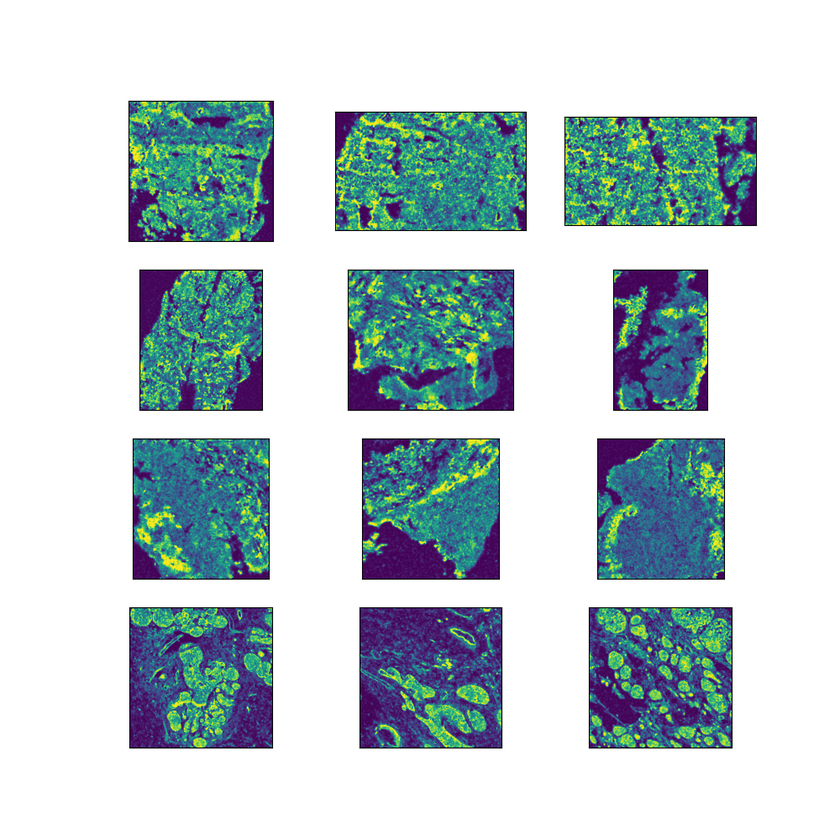
#> input picture cd38.png, 840 x 840 px, shrunk from 1000 x 1000 before the run, given in place of CD38.tiff, which was not available
$ jupyter execute --allow-errors Untitled.ipynb
#> lines starting #> are read from the running program, lines starting #| are printed output that depends on the picture; pictures that were not available may be replaced by others from this repository, and a replacement may not be noted
[cell 1]
import pandas as pd
from  imc_preprocessing.utils import load_config
import itertools

#> (a cell that did not finish here is left out)

#> (a cell that did not finish here is left out)

#> (a cell that did not finish here is left out)

[cell 5]
import numpy as np
import os
from os import PathLike
from pathlib import Path
from readimc import MCDFile, TXTFile
from collections import defaultdict
import pandas as pd
from typing import Any, Dict, Generator, List, Optional, Sequence, Tuple, Union
from tqdm import tqdm
from readimc.data.acquisition import Acquisition, AcquisitionBase
from readimc.data.panorama import Panorama
from readimc.data.slide import Slide
import shutil
import re
import argparse
from scipy.ndimage import maximum_filter
import tifffile
import logging
from imc_preprocessing import imcsegpipe
# this is a small variation of the repo
import logging
logging.basicConfig(filename='logging.log', encoding='utf-8', level=logging.DEBUG)
logger = logging.getLogger(__name__)

#from imcsegpipe.utils import sort_channels_by_mass
#import  imcsegpipe._imcsegpipe as imcsegpipe


# [107 lines left out: functions ome_tiff_2_tiff, find_and_name_ome_tiff, not called in this run]

def get_root(root_data_folder, path_tb):
    '''Remove the trailing path and return  the folder where "acquisition" folder is'''
    return path_tb.path.astype(str).str.lstrip(os.path.join(root_data_folder,'IMC_data')).str.split('/acquisition/').str[0]

#rename files and correct according to Leor table
# [49 lines left out: function rename_leap_id, not called in this run]

correct_extraction_options = ['no','all','mcd_2_ome_tiff','ome_tiff_2_tiff','rename_leap_id']
root_data_folder = '../'#config['root_data_folder']
#> (the rest of this cell did not finish here and is left out)

#> (a cell that did not finish here is left out)

#> (a cell that did not finish here is left out)

#> (a cell that did not finish here is left out)

[cell 9]
from skimage.io import imread
import matplotlib.pyplot as plt
from glob import glob

[cell 10]
f,axs = plt.subplots(4,3,figsize = (10,10))
img =imread('../Img_Denoised/contrast_adj/Leap001_8/CD38.tiff')
#> img is the input picture: shape (840, 840, 4); mean R, G, B, A 190.9, 204.5, 208.2, 255
axs[0,0].imshow(img)
img =imread('../Img_Denoised/contrast_adj/Leap001_9/CD38.tiff')
axs[0,1].imshow(img)
img =imread('../Img_Denoised/contrast_adj/Leap001_10/CD38.tiff')
axs[0,2].imshow(img)
img =imread('../Img_Denoised/contrast_adj/Leap003_14/CD38.tiff')
axs[1,0].imshow(img)
img =imread('../Img_Denoised/contrast_adj/Leap003_15/CD38.tiff')
axs[1,1].imshow(img)
img =imread('../Img_Denoised/contrast_adj/Leap003_16//CD38.tiff')
axs[1,2].imshow(img)
img =imread('../Img_Denoised/contrast_adj/Leap009_14/CD38.tiff')
axs[2,0].imshow(img)
img =imread('../Img_Denoised/contrast_adj/Leap009_15//CD38.tiff')
axs[2,1].imshow(img)
img =imread('../Img_Denoised/contrast_adj/Leap009_19/CD38.tiff')
axs[2,2].imshow(img)
img =imread('../Img_Denoised/contrast_adj/Leap018_1/CD38.tiff')
axs[3,0].imshow(img)
img =imread('../Img_Denoised/contrast_adj/Leap018_2/CD38.tiff')
axs[3,1].imshow(img)
img =imread('../Img_Denoised/contrast_adj/Leap018_11/CD38.tiff')
axs[3,2].imshow(img)

for ax in itertools.chain.from_iterable(axs):
    ax.set_xticks([])
    ax.set_yticks([])
#f.savefig('cd38.png')

[cell 11]
f,axs = plt.subplots(4,3,figsize = (10,10))
img =imread('../Img_Denoised/contrast_adj/Leap001_8/CD45.tiff')
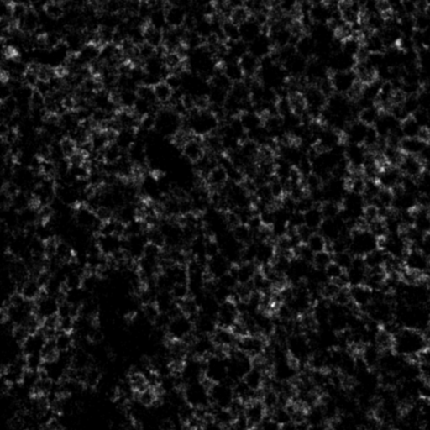
#> input picture data/example_dataset/image_data/fov0/CD45.tiff, 430 x 430 px, shrunk from 512 x 512 before the run, found by its file name
#> img is the input picture: shape (430, 430) float32; min 0, max 0.13, mean 0.00995
axs[0,0].imshow(img)
img =imread('../Img_Denoised/contrast_adj/Leap001_9/CD45.tiff')
axs[0,1].imshow(img)
img =imread('../Img_Denoised/contrast_adj/Leap001_10/CD45.tiff')
axs[0,2].imshow(img)
img =imread('../Img_Denoised/contrast_adj/Leap003_14/CD45.tiff')
axs[1,0].imshow(img)
img =imread('../Img_Denoised/contrast_adj/Leap003_15/CD45.tiff')
axs[1,1].imshow(img)
img =imread('../Img_Denoised/contrast_adj/Leap003_16//CD45.tiff')
axs[1,2].imshow(img)
img =imread('../Img_Denoised/contrast_adj/Leap009_14/CD45.tiff')
axs[2,0].imshow(img)
img =imread('../Img_Denoised/contrast_adj/Leap009_15//CD45.tiff')
axs[2,1].imshow(img)
img =imread('../Img_Denoised/contrast_adj/Leap009_19/CD45.tiff')
axs[2,2].imshow(img)
img =imread('../Img_Denoised/contrast_adj/Leap018_1/CD45.tiff')
axs[3,0].imshow(img)
img =imread('../Img_Denoised/contrast_adj/Leap018_2/CD45.tiff')
axs[3,1].imshow(img)
img =imread('../Img_Denoised/contrast_adj/Leap018_11/CD45.tiff')
axs[3,2].imshow(img)

for ax in itertools.chain.from_iterable(axs):
    ax.set_xticks([])
    ax.set_yticks([])
f.savefig('cd45.png')

[cell 12]
img =imread('../Img_Denoised/prova/Leap012_21/CD45.tiff')
plt.imshow(img)
plt.colorbar()
plt.figure()
img2 =imread('../Img_Denoised/non_preprocessed/Leap012_21//CD45.tiff')
plt.imshow(img2)
plt.colorbar()
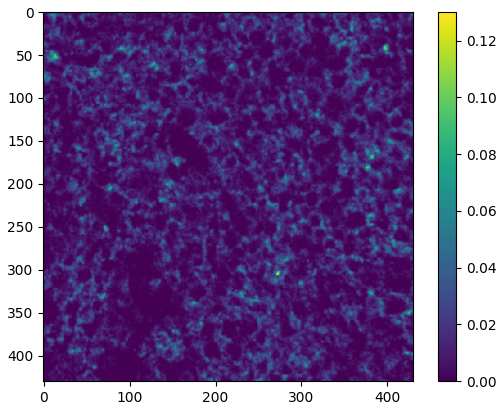
#> figure drawn by matplotlib, 2 panels

[cell 13]
plt.imshow(img-img2)
plt.colorbar()
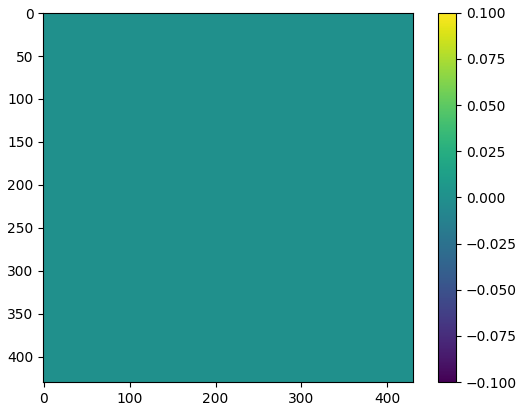
#> figure drawn by matplotlib, 2 panels

[cell 14]
from skimage.io import imread,imshow
import numpy as np

[cell 15]
img = imread('../split_channels_nohpf/Leap11/Carboplatin.tiff')
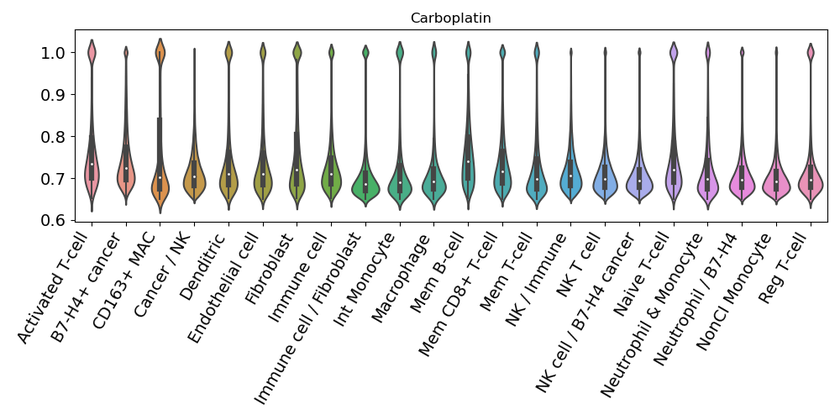
#> input picture figures/marker_in_cell_type/Carboplatin.png, 840 x 420 px, shrunk from 1000 x 500 before the run, given in place of Carboplatin.tiff, which was not available
#> img is the input picture: shape (420, 840, 4); mean R, G, B, A 235.9, 236, 235.9, 255
imshow(np.log1p(img))
plt.figure()
#> (the rest of this cell did not finish here and is left out)
